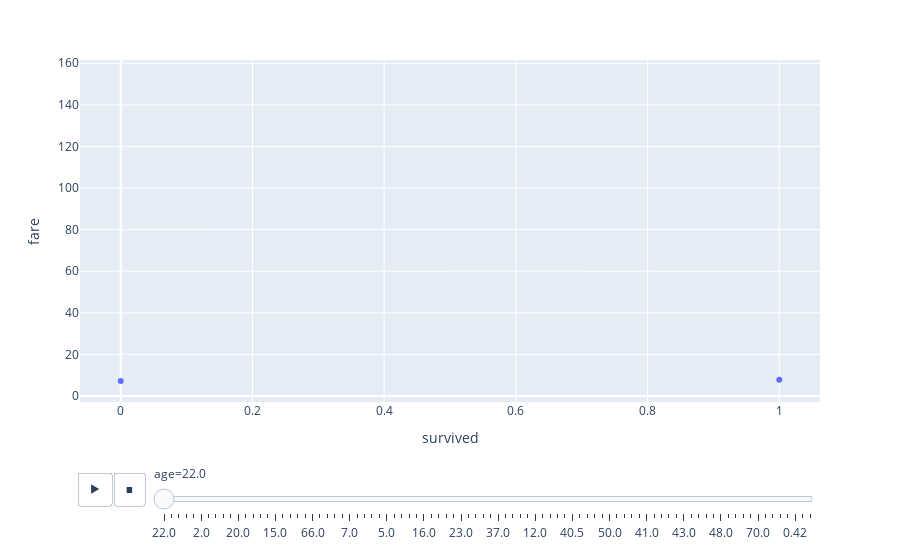

Notebook source saved alongside this figure:
### Code cell
px.scatter(df, x = 'survived', y = 'fare', animation_frame = 'age', animation_group='survived')

### Figure 1 — Plotly figure (JSON) as saved in the notebook; plotly's stock layout.template omitted (floating-point values rounded to 4 significant figures)
{"data": [{"hovertemplate": "age=22.0<br>survived=%{x}<br>fare=%{y}<extra></extra>", "ids": [0, 0, 0, 0, 1, 1, 0, 0, 0, 0, 1, 0, 1, 1, 0, 1, 0, 0, 0, 0, 1, 1, 1, 0, 1, 1, 0], "legendgroup": "", "marker": {"color": "#636efa", "symbol": "circle"}, "mode": "markers", "name": "", "orientation": "v", "showlegend": false, "type": "scatter", "x": [0, 0, 0, 0, 1, 1, 0, 0, 0, 0, 1, 0, 1, 1, 0, 1, 0, 0, 0, 0, 1, 1, 1, 0, 1, 1, 0], "xaxis": "x", "y": [7.25, 7.229, 9, 8.05, 7.75, 66.6, 7.25, 9.35, 7.125, 7.896, 7.75, 7.25, 29, 55, 135.6, 7.25, 7.796, 9.838, 7.521, 7.896, 49.5, 7.225, 7.775, 8.05, 41.58, 151.6, 10.52], "yaxis": "y"}], "layout": {"legend": {"tracegroupgap": 0}, "margin": {"t": 60}, "sliders": [{"active": 0, "currentvalue": {"prefix": "age="}, "len": 0.9, "pad": {"b": 10, "t": 60}, "steps": [{"args": [["22.0"], {"frame": {"duration": 0, "redraw": false}, "fromcurrent": true, "mode": "immediate", "transition": {"duration": 0, "easing": "linear"}}], "label": "22.0", "method": "animate"}, {"args": [["38.0"], {"frame": {"duration": 0, "redraw": false}, "fromcurrent": true, "mode": "immediate", "transition": {"duration": 0, "easing": "linear"}}], "label": "38.0", "method": "animate"}, {"args": [["26.0"], {"frame": {"duration": 0, "redraw": false}, "fromcurrent": true, "mode": "immediate", "transition": {"duration": 0, "easing": "linear"}}], "label": "26.0", "method": "animate"}, {"args": [["35.0"], {"frame": {"duration": 0, "redraw": false}, "fromcurrent": true, "mode": "immediate", "transition": {"duration": 0, "easing": "linear"}}], "label": "35.0", "method": "animate"}, {"args": [["54.0"], {"frame": {"duration": 0, "redraw": false}, "fromcurrent": true, "mode": "immediate", "transition": {"duration": 0, "easing": "linear"}}], "label": "54.0", "method": "animate"}, {"args": [["2.0"], {"frame": {"duration": 0, "redraw": false}, "fromcurrent": true, "mode": "immediate", "transition": {"duration": 0, "easing": "linear"}}], "label": "2.0", "method": "animate"}, {"args": [["27.0"], {"frame": {"duration": 0, "redraw": false}, "fromcurrent": true, "mode": "immediate", "transition": {"duration": 0, "easing": "linear"}}], "label": "27.0", "method": "animate"}, {"args": [["14.0"], {"frame": {"duration": 0, "redraw": false}, "fromcurrent": true, "mode": "immediate", "transition": {"duration": 0, "easing": "linear"}}], "label": "14.0", "method": "animate"}, {"args": [["4.0"], {"frame": {"duration": 0, "redraw": false}, "fromcurrent": true, "mode": "immediate", "transition": {"duration": 0, "easing": "linear"}}], "label": "4.0", "method": "animate"}, {"args": [["58.0"], {"frame": {"duration": 0, "redraw": false}, "fromcurrent": true, "mode": "immediate", "transition": {"duration": 0, "easing": "linear"}}], "label": "58.0", "method": "animate"}, {"args": [["20.0"], {"frame": {"duration": 0, "redraw": false}, "fromcurrent": true, "mode": "immediate", "transition": {"duration": 0, "easing": "linear"}}], "label": "20.0", "method": "animate"}, {"args": [["39.0"], {"frame": {"duration": 0, "redraw": false}, "fromcurrent": true, "mode": "immediate", "transition": {"duration": 0, "easing": "linear"}}], "label": "39.0", "method": "animate"}, {"args": [["55.0"], {"frame": {"duration": 0, "redraw": false}, "fromcurrent": true, "mode": "immediate", "transition": {"duration": 0, "easing": "linear"}}], "label": "55.0", "method": "animate"}, {"args": [["31.0"], {"frame": {"duration": 0, "redraw": false}, "fromcurrent": true, "mode": "immediate", "transition": {"duration": 0, "easing": "linear"}}], "label": "31.0", "method": "animate"}, {"args": [["34.0"], {"frame": {"duration": 0, "redraw": false}, "fromcurrent": true, "mode": "immediate", "transition": {"duration": 0, "easing": "linear"}}], "label": "34.0", "method": "animate"}, {"args": [["15.0"], {"frame": {"duration": 0, "redraw": false}, "fromcurrent": true, "mode": "immediate", "transition": {"duration": 0, "easing": "linear"}}], "label": "15.0", "method": "animate"}, {"args": [["28.0"], {"frame": {"duration": 0, "redraw": false}, "fromcurrent": true, "mode": "immediate", "transition": {"duration": 0, "easing": "linear"}}], "label": "28.0", "method": "animate"}, {"args": [["8.0"], {"frame": {"duration": 0, "redraw": false}, "fromcurrent": true, "mode": "immediate", "transition": {"duration": 0, "easing": "linear"}}], "label": "8.0", "method": "animate"}, {"args": [["19.0"], {"frame": {"duration": 0, "redraw": false}, "fromcurrent": true, "mode": "immediate", "transition": {"duration": 0, "easing": "linear"}}], "label": "19.0", "method": "animate"}, {"args": [["40.0"], {"frame": {"duration": 0, "redraw": false}, "fromcurrent": true, "mode": "immediate", "transition": {"duration": 0, "easing": "linear"}}], "label": "40.0", "method": "animate"}, {"args": [["66.0"], {"frame": {"duration": 0, "redraw": false}, "fromcurrent": true, "mode": "immediate", "transition": {"duration": 0, "easing": "linear"}}], "label": "66.0", "method": "animate"}, {"args": [["42.0"], {"frame": {"duration": 0, "redraw": false}, "fromcurrent": true, "mode": "immediate", "transition": {"duration": 0, "easing": "linear"}}], "label": "42.0", "method": "animate"}, {"args": [["21.0"], {"frame": {"duration": 0, "redraw": false}, "fromcurrent": true, "mode": "immediate", "transition": {"duration": 0, "easing": "linear"}}], "label": "21.0", "method": "animate"}, {"args": [["18.0"], {"frame": {"duration": 0, "redraw": false}, "fromcurrent": true, "mode": "immediate", "transition": {"duration": 0, "easing": "linear"}}], "label": "18.0", "method": "animate"}, {"args": [["3.0"], {"frame": {"duration": 0, "redraw": false}, "fromcurrent": true, "mode": "immediate", "transition": {"duration": 0, "easing": "linear"}}], "label": "3.0", "method": "animate"}, {"args": [["7.0"], {"frame": {"duration": 0, "redraw": false}, "fromcurrent": true, "mode": "immediate", "transition": {"duration": 0, "easing": "linear"}}], "label": "7.0", "method": "animate"}, {"args": [["49.0"], {"frame": {"duration": 0, "redraw": false}, "fromcurrent": true, "mode": "immediate", "transition": {"duration": 0, "easing": "linear"}}], "label": "49.0", "method": "animate"}, {"args": [["29.0"], {"frame": {"duration": 0, "redraw": false}, "fromcurrent": true, "mode": "immediate", "transition": {"duration": 0, "easing": "linear"}}], "label": "29.0", "method": "animate"}, {"args": [["65.0"], {"frame": {"duration": 0, "redraw": false}, "fromcurrent": true, "mode": "immediate", "transition": {"duration": 0, "easing": "linear"}}], "label": "65.0", "method": "animate"}, {"args": [["28.5"], {"frame": {"duration": 0, "redraw": false}, "fromcurrent": true, "mode": "immediate", "transition": {"duration": 0, "easing": "linear"}}], "label": "28.5", "method": "animate"}, {"args": [["5.0"], {"frame": {"duration": 0, "redraw": false}, "fromcurrent": true, "mode": "immediate", "transition": {"duration": 0, "easing": "linear"}}], "label": "5.0", "method": "animate"}, {"args": [["11.0"], {"frame": {"duration": 0, "redraw": false}, "fromcurrent": true, "mode": "immediate", "transition": {"duration": 0, "easing": "linear"}}], "label": "11.0", "method": "animate"}, {"args": [["45.0"], {"frame": {"duration": 0, "redraw": false}, "fromcurrent": true, "mode": "immediate", "transition": {"duration": 0, "easing": "linear"}}], "label": "45.0", "method": "animate"}, {"args": [["17.0"], {"frame": {"duration": 0, "redraw": false}, "fromcurrent": true, "mode": "immediate", "transition": {"duration": 0, "easing": "linear"}}], "label": "17.0", "method": "animate"}, {"args": [["32.0"], {"frame": {"duration": 0, "redraw": false}, "fromcurrent": true, "mode": "immediate", "transition": {"duration": 0, "easing": "linear"}}], "label": "32.0", "method": "animate"}, {"args": [["16.0"], {"frame": {"duration": 0, "redraw": false}, "fromcurrent": true, "mode": "immediate", "transition": {"duration": 0, "easing": "linear"}}], "label": "16.0", "method": "animate"}, {"args": [["25.0"], {"frame": {"duration": 0, "redraw": false}, "fromcurrent": true, "mode": "immediate", "transition": {"duration": 0, "easing": "linear"}}], "label": "25.0", "method": "animate"}, {"args": [["0.83"], {"frame": {"duration": 0, "redraw": false}, "fromcurrent": true, "mode": "immediate", "transition": {"duration": 0, "easing": "linear"}}], "label": "0.83", "method": "animate"}, {"args": [["30.0"], {"frame": {"duration": 0, "redraw": false}, "fromcurrent": true, "mode": "immediate", "transition": {"duration": 0, "easing": "linear"}}], "label": "30.0", "method": "animate"}, {"args": [["33.0"], {"frame": {"duration": 0, "redraw": false}, "fromcurrent": true, "mode": "immediate", "transition": {"duration": 0, "easing": "linear"}}], "label": "33.0", "method": "animate"}, {"args": [["23.0"], {"frame": {"duration": 0, "redraw": false}, "fromcurrent": true, "mode": "immediate", "transition": {"duration": 0, "easing": "linear"}}], "label": "23.0", "method": "animate"}, {"args": [["24.0"], {"frame": {"duration": 0, "redraw": false}, "fromcurrent": true, "mode": "immediate", "transition": {"duration": 0, "easing": "linear"}}], "label": "24.0", "method": "animate"}, {"args": [["46.0"], {"frame": {"duration": 0, "redraw": false}, "fromcurrent": true, "mode": "immediate", "transition": {"duration": 0, "easing": "linear"}}], "label": "46.0", "method": "animate"}, {"args": [["59.0"], {"frame": {"duration": 0, "redraw": false}, "fromcurrent": true, "mode": "immediate", "transition": {"duration": 0, "easing": "linear"}}], "label": "59.0", "method": "animate"}, {"args": [["71.0"], {"frame": {"duration": 0, "redraw": false}, "fromcurrent": true, "mode": "immediate", "transition": {"duration": 0, "easing": "linear"}}], "label": "71.0", "method": "animate"}, {"args": [["37.0"], {"frame": {"duration": 0, "redraw": false}, "fromcurrent": true, "mode": "immediate", "transition": {"duration": 0, "easing": "linear"}}], "label": "37.0", "method": "animate"}, {"args": [["47.0"], {"frame": {"duration": 0, "redraw": false}, "fromcurrent": true, "mode": "immediate", "transition": {"duration": 0, "easing": "linear"}}], "label": "47.0", "method": "animate"}, {"args": [["14.5"], {"frame": {"duration": 0, "redraw": false}, "fromcurrent": true, "mode": "immediate", "transition": {"duration": 0, "easing": "linear"}}], "label": "14.5", "method": "animate"}, {"args": [["70.5"], {"frame": {"duration": 0, "redraw": false}, "fromcurrent": true, "mode": "immediate", "transition": {"duration": 0, "easing": "linear"}}], "label": "70.5", "method": "animate"}, {"args": [["32.5"], {"frame": {"duration": 0, "redraw": false}, "fromcurrent": true, "mode": "immediate", "transition": {"duration": 0, "easing": "linear"}}], "label": "32.5", "method": "animate"}, {"args": [["12.0"], {"frame": {"duration": 0, "redraw": false}, "fromcurrent": true, "mode": "immediate", "transition": {"duration": 0, "easing": "linear"}}], "label": "12.0", "method": "animate"}, {"args": [["9.0"], {"frame": {"duration": 0, "redraw": false}, "fromcurrent": true, "mode": "immediate", "transition": {"duration": 0, "easing": "linear"}}], "label": "9.0", "method": "animate"}, {"args": [["36.5"], {"frame": {"duration": 0, "redraw": false}, "fromcurrent": true, "mode": "immediate", "transition": {"duration": 0, "easing": "linear"}}], "label": "36.5", "method": "animate"}, {"args": [["51.0"], {"frame": {"duration": 0, "redraw": false}, "fromcurrent": true, "mode": "immediate", "transition": {"duration": 0, "easing": "linear"}}], "label": "51.0", "method": "animate"}, {"args": [["55.5"], {"frame": {"duration": 0, "redraw": false}, "fromcurrent": true, "mode": "immediate", "transition": {"duration": 0, "easing": "linear"}}], "label": "55.5", "method": "animate"}, {"args": [["40.5"], {"frame": {"duration": 0, "redraw": false}, "fromcurrent": true, "mode": "immediate", "transition": {"duration": 0, "easing": "linear"}}], "label": "40.5", "method": "animate"}, {"args": [["44.0"], {"frame": {"duration": 0, "redraw": false}, "fromcurrent": true, "mode": "immediate", "transition": {"duration": 0, "easing": "linear"}}], "label": "44.0", "method": "animate"}, {"args": [["1.0"], {"frame": {"duration": 0, "redraw": false}, "fromcurrent": true, "mode": "immediate", "transition": {"duration": 0, "easing": "linear"}}], "label": "1.0", "method": "animate"}, {"args": [["61.0"], {"frame": {"duration": 0, "redraw": false}, "fromcurrent": true, "mode": "immediate", "transition": {"duration": 0, "easing": "linear"}}], "label": "61.0", "method": "animate"}, {"args": [["56.0"], {"frame": {"duration": 0, "redraw": false}, "fromcurrent": true, "mode": "immediate", "transition": {"duration": 0, "easing": "linear"}}], "label": "56.0", "method": "animate"}, {"args": [["50.0"], {"frame": {"duration": 0, "redraw": false}, "fromcurrent": true, "mode": "immediate", "transition": {"duration": 0, "easing": "linear"}}], "label": "50.0", "method": "animate"}, {"args": [["36.0"], {"frame": {"duration": 0, "redraw": false}, "fromcurrent": true, "mode": "immediate", "transition": {"duration": 0, "easing": "linear"}}], "label": "36.0", "method": "animate"}, {"args": [["45.5"], {"frame": {"duration": 0, "redraw": false}, "fromcurrent": true, "mode": "immediate", "transition": {"duration": 0, "easing": "linear"}}], "label": "45.5", "method": "animate"}, {"args": [["20.5"], {"frame": {"duration": 0, "redraw": false}, "fromcurrent": true, "mode": "immediate", "transition": {"duration": 0, "easing": "linear"}}], "label": "20.5", "method": "animate"}, {"args": [["62.0"], {"frame": {"duration": 0, "redraw": false}, "fromcurrent": true, "mode": "immediate", "transition": {"duration": 0, "easing": "linear"}}], "label": "62.0", "method": "animate"}, {"args": [["41.0"], {"frame": {"duration": 0, "redraw": false}, "fromcurrent": true, "mode": "immediate", "transition": {"duration": 0, "easing": "linear"}}], "label": "41.0", "method": "animate"}, {"args": [["52.0"], {"frame": {"duration": 0, "redraw": false}, "fromcurrent": true, "mode": "immediate", "transition": {"duration": 0, "easing": "linear"}}], "label": "52.0", "method": "animate"}, {"args": [["63.0"], {"frame": {"duration": 0, "redraw": false}, "fromcurrent": true, "mode": "immediate", "transition": {"duration": 0, "easing": "linear"}}], "label": "63.0", "method": "animate"}, {"args": [["23.5"], {"frame": {"duration": 0, "redraw": false}, "fromcurrent": true, "mode": "immediate", "transition": {"duration": 0, "easing": "linear"}}], "label": "23.5", "method": "animate"}, {"args": [["0.92"], {"frame": {"duration": 0, "redraw": false}, "fromcurrent": true, "mode": "immediate", "transition": {"duration": 0, "easing": "linear"}}], "label": "0.92", "method": "animate"}, {"args": [["43.0"], {"frame": {"duration": 0, "redraw": false}, "fromcurrent": true, "mode": "immediate", "transition": {"duration": 0, "easing": "linear"}}], "label": "43.0", "method": "animate"}, {"args": [["60.0"], {"frame": {"duration": 0, "redraw": false}, "fromcurrent": true, "mode": "immediate", "transition": {"duration": 0, "easing": "linear"}}], "label": "60.0", "method": "animate"}, {"args": [["10.0"], {"frame": {"duration": 0, "redraw": false}, "fromcurrent": true, "mode": "immediate", "transition": {"duration": 0, "easing": "linear"}}], "label": "10.0", "method": "animate"}, {"args": [["64.0"], {"frame": {"duration": 0, "redraw": false}, "fromcurrent": true, "mode": "immediate", "transition": {"duration": 0, "easing": "linear"}}], "label": "64.0", "method": "animate"}, {"args": [["13.0"], {"frame": {"duration": 0, "redraw": false}, "fromcurrent": true, "mode": "immediate", "transition": {"duration": 0, "easing": "linear"}}], "label": "13.0", "method": "animate"}, {"args": [["48.0"], {"frame": {"duration": 0, "redraw": false}, "fromcurrent": true, "mode": "immediate", "transition": {"duration": 0, "easing": "linear"}}], "label": "48.0", "method": "animate"}, {"args": [["0.75"], {"frame": {"duration": 0, "redraw": false}, "fromcurrent": true, "mode": "immediate", "transition": {"duration": 0, "easing": "linear"}}], "label": "0.75", "method": "animate"}, {"args": [["53.0"], {"frame": {"duration": 0, "redraw": false}, "fromcurrent": true, "mode": "immediate", "transition": {"duration": 0, "easing": "linear"}}], "label": "53.0", "method": "animate"}, {"args": [["57.0"], {"frame": {"duration": 0, "redraw": false}, "fromcurrent": true, "mode": "immediate", "transition": {"duration": 0, "easing": "linear"}}], "label": "57.0", "method": "animate"}, {"args": [["80.0"], {"frame": {"duration": 0, "redraw": false}, "fromcurrent": true, "mode": "immediate", "transition": {"duration": 0, "easing": "linear"}}], "label": "80.0", "method": "animate"}, {"args": [["70.0"], {"frame": {"duration": 0, "redraw": false}, "fromcurrent": true, "mode": "immediate", "transition": {"duration": 0, "easing": "linear"}}], "label": "70.0", "method": "animate"}, {"args": [["24.5"], {"frame": {"duration": 0, "redraw": false}, "fromcurrent": true, "mode": "immediate", "transition": {"duration": 0, "easing": "linear"}}], "label": "24.5", "method": "animate"}, {"args": [["6.0"], {"frame": {"duration": 0, "redraw": false}, "fromcurrent": true, "mode": "immediate", "transition": {"duration": 0, "easing": "linear"}}], "label": "6.0", "method": "animate"}, {"args": [["0.67"], {"frame": {"duration": 0, "redraw": false}, "fromcurrent": true, "mode": "immediate", "transition": {"duration": 0, "easing": "linear"}}], "label": "0.67", "method": "animate"}, {"args": [["30.5"], {"frame": {"duration": 0, "redraw": false}, "fromcurrent": true, "mode": "immediate", "transition": {"duration": 0, "easing": "linear"}}], "label": "30.5", "method": "animate"}, {"args": [["0.42"], {"frame": {"duration": 0, "redraw": false}, "fromcurrent": true, "mode": "immediate", "transition": {"duration": 0, "easing": "linear"}}], "label": "0.42", "method": "animate"}, {"args": [["34.5"], {"frame": {"duration": 0, "redraw": false}, "fromcurrent": true, "mode": "immediate", "transition": {"duration": 0, "easing": "linear"}}], "label": "34.5", "method": "animate"}, {"args": [["74.0"], {"frame": {"duration": 0, "redraw": false}, "fromcurrent": true, "mode": "immediate", "transition": {"duration": 0, "easing": "linear"}}], "label": "74.0", "method": "animate"}], "x": 0.1, "xanchor": "left", "y": 0, "yanchor": "top"}], "updatemenus": [{"buttons": [{"args": [null, {"frame": {"duration": 500, "redraw": false}, "fromcurrent": true, "mode": "immediate", "transition": {"duration": 500, "easing": "linear"}}], "label": "&#9654;", "method": "animate"}, {"args": [[null], {"frame": {"duration": 0, "redraw": false}, "fromcurrent": true, "mode": "immediate", "transition": {"duration": 0, "easing": "linear"}}], "label": "&#9724;", "method": "animate"}], "direction": "left", "pad": {"r": 10, "t": 70}, "showactive": false, "type": "buttons", "x": 0.1, "xanchor": "right", "y": 0, "yanchor": "top"}], "xaxis": {"anchor": "y", "domain": [0, 1], "title": {"text": "survived"}}, "yaxis": {"anchor": "x", "domain": [0, 1], "title": {"text": "fare"}}}}
